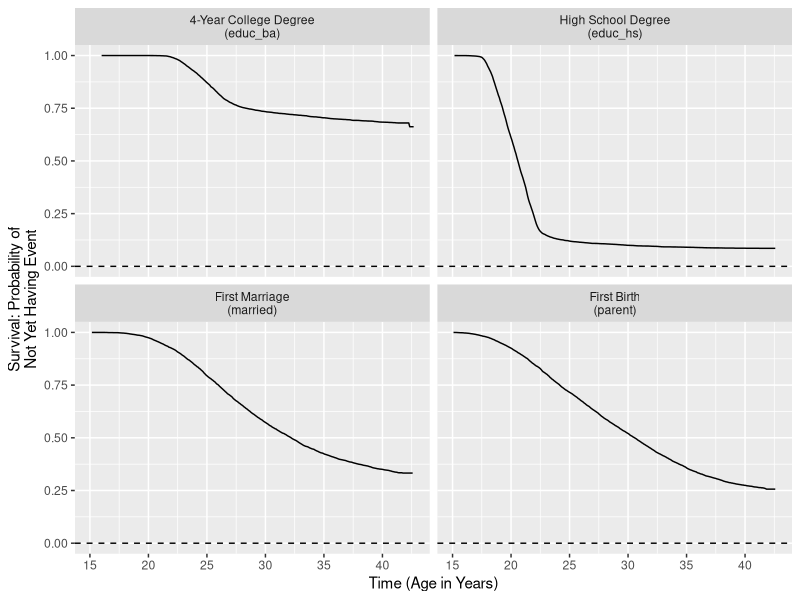
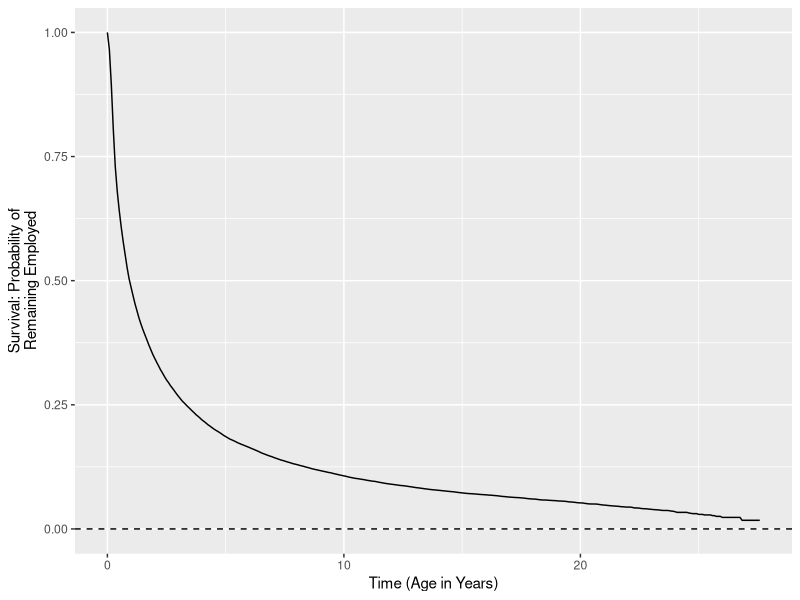
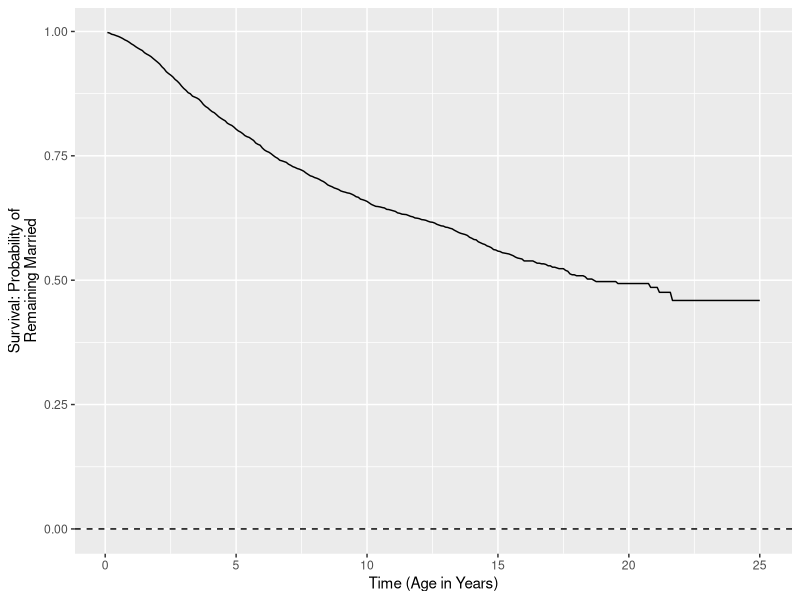
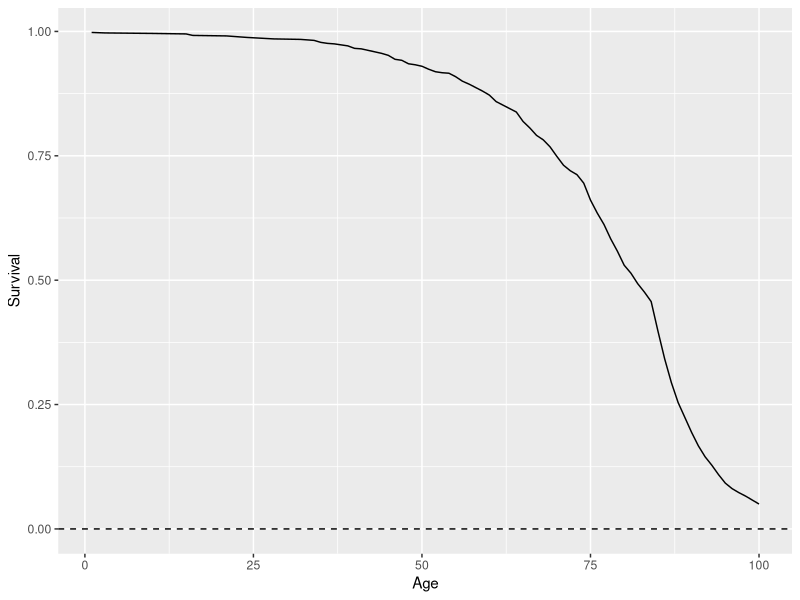
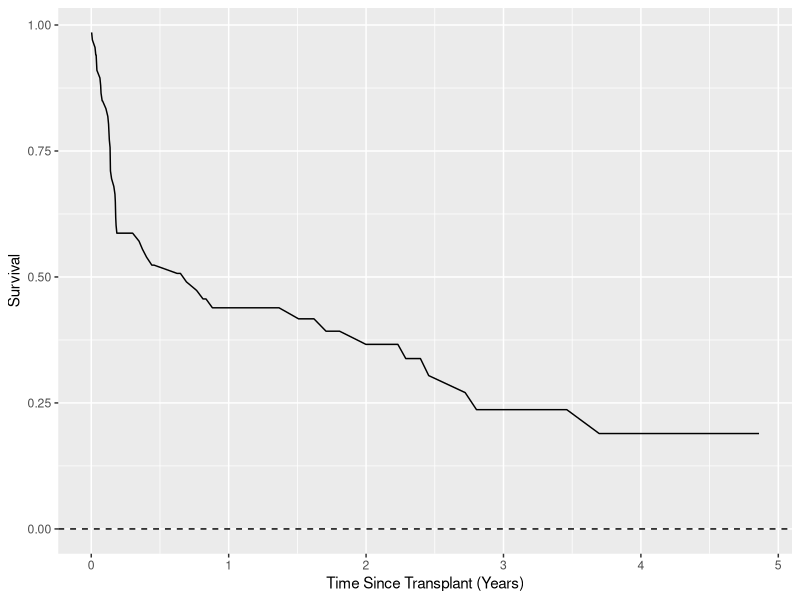
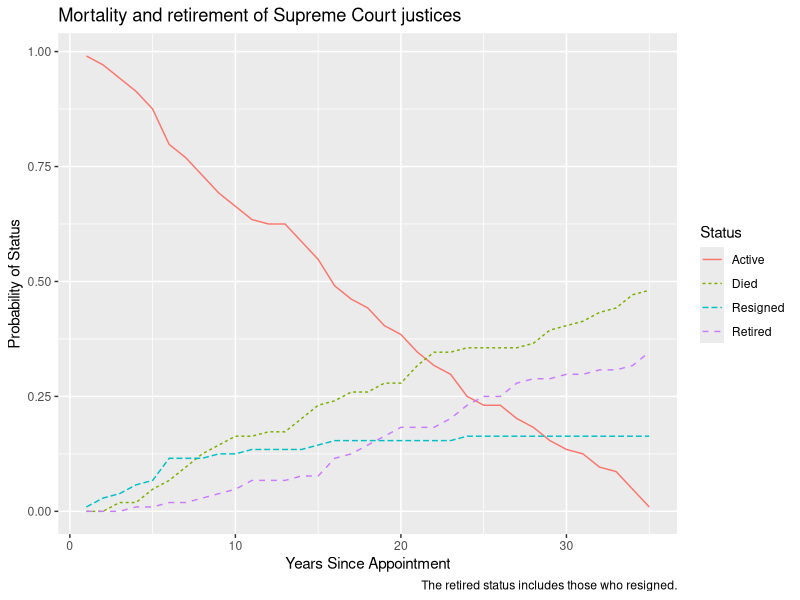

Recreate these plots in R, in order.
## ---- chunk 1
library(tidyverse)
library(survival)
library(foreach)
## ---- chunk 2
nlsy_outcomes <- read_csv("assets/nlsy_outcomes.csv")
## ---- chunk 3
foreach(outcome_value = c("educ_hs","educ_ba","married","parent"), .combine = "rbind") %do% {
  survfit(
    Surv(time, event = 1 - censored) ~ 1, 
    data = nlsy_outcomes |> filter(outcome == outcome_value)
  ) |>
    broom::tidy() |>
    mutate(outcome = outcome_value)
} |>
  ggplot(aes(x = time, y = estimate)) +
  geom_line() +
  geom_hline(yintercept = 0, linetype = "dashed") +
  facet_wrap(~outcome, labeller = as_labeller(\(x) case_when(
    x == "educ_hs" ~ "High School Degree\n(educ_hs)",
    x == "educ_ba" ~ "4-Year College Degree\n(educ_ba)",
    x == "married" ~ "First Marriage\n(married)",
    x == "parent" ~ "First Birth\n(parent)"
  ))) +
  labs(y = "Survival: Probability of\nNot Yet Having Event", x = "Time (Age in Years)")
## ---- chunk 4
employment_duration <- read_csv("assets/employment_duration.csv")
## ---- chunk 5
survfit(
  Surv(time, event = 1 - censored) ~ 1, 
  data = employment_duration
) |>
  broom::tidy() |>
  ggplot(aes(x = time, y = estimate)) +
  geom_line() +
  geom_hline(yintercept = 0, linetype = "dashed") +
  labs(y = "Survival: Probability of\nRemaining Employed", x = "Time (Age in Years)")
## ---- chunk 6
first_marriage_duration <- read_csv("assets/first_marriage_duration.csv")
## ---- chunk 7
survfit(
  Surv(time, event = 1 - censored) ~ 1, 
  data = first_marriage_duration
) |>
  broom::tidy() |>
  ggplot(aes(x = time, y = estimate)) +
  geom_line() +
  geom_hline(yintercept = 0, linetype = "dashed") +
  labs(y = "Survival: Probability of\nRemaining Married", x = "Time (Age in Years)")
## ---- chunk 8
deaths <- read_csv(file = "assets/deaths.csv")
survfit(
  Surv(age, event = died) ~ 1, 
  data = deaths
) |>
  broom::tidy() |>
  ggplot(aes(x = time, y = estimate)) +
  geom_line() +
  geom_hline(yintercept = 0, linetype = "dashed") +
  labs(y = "Survival", x = "Age")
## ---- chunk 9
heart_recipients <- read_csv("assets/heart_recipients.csv")
survfit(
  Surv(t, event = 1 - c) ~ 1, 
  data = heart_recipients
) |>
  broom::tidy() |>
  ggplot(aes(x = time, y = estimate)) +
  geom_line() +
  geom_hline(yintercept = 0, linetype = "dashed") +
  labs(y = "Survival", x = "Time Since Transplant (Years)")
## ---- chunk 10
library(foreach)
retirement <- read_csv("assets/retirement.csv")
by_years <- foreach(years_val = 1:35, .combine = "rbind") %do% {
  tibble(
    years = years_val,
    active = mean(retirement$t > years_val),
    retired = mean(retirement$t <= years_val & retirement$status == "Retired"),
    resigned = mean(retirement$t <= years_val & retirement$status == "Resigned"),
    died = mean(retirement$t <= years_val & retirement$status == "Died")
  )
}
by_years |>
  pivot_longer(cols = -years, names_to = "status") |>
  ggplot(aes(x = years, y = value, color = status, linetype = status)) +
  geom_line() +
  labs(
    x = "Years Since Appointment",
    y = "Probability of Status",
    color = "Status",
    linetype = "Status",
    title = "Mortality and retirement of Supreme Court justices",
    caption = "The retired status includes those who resigned."
  ) +
  scale_color_discrete(labels = stringr::str_to_sentence) +
  scale_linetype_discrete(labels = stringr::str_to_sentence)
